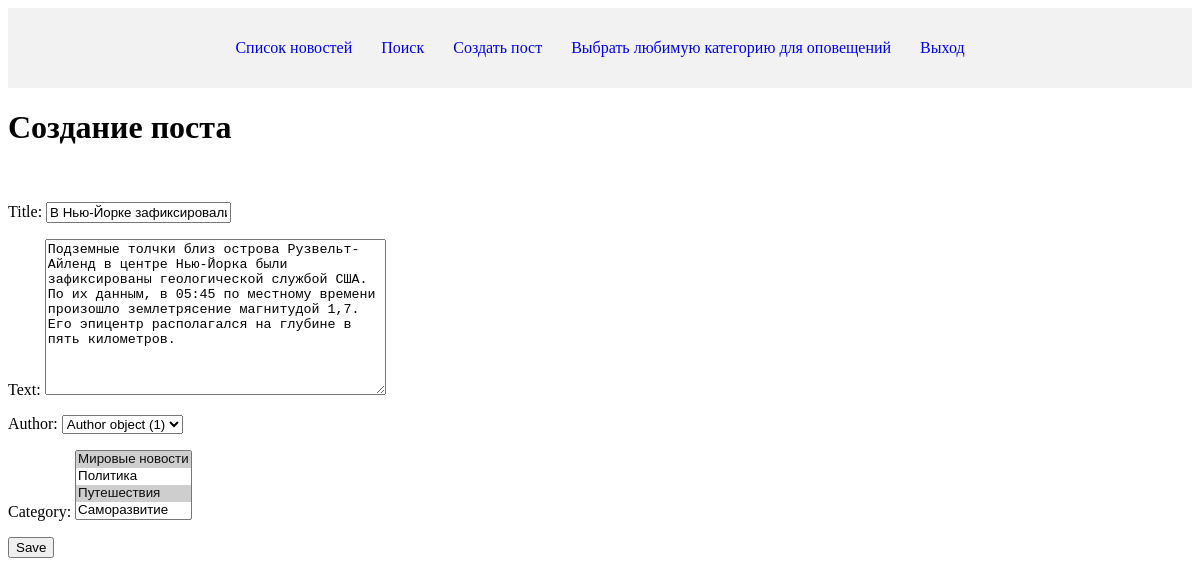
Before: /news/1/update/ (signed in) with the older database file.
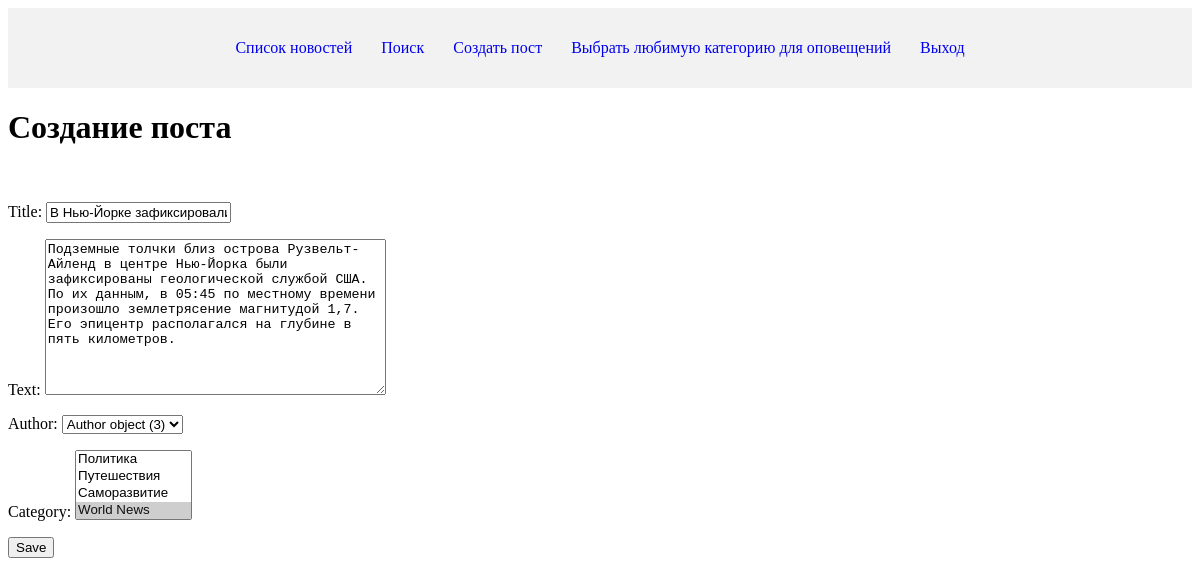
After: the same page with the newer database file.
### news/models.py (models this page shows, shortened)
class Post(models.Model):
    news = 'NW'  # значение такого вида будет записано в БД
    articles = 'AR'  # значение такого вида будет записано в БД
    POST_TYPES = [
        (news, "Новость"),
        (articles, "Статья")
    ]  # значения, которые будут переданы на пользовательский интерфейс
    author = models.ForeignKey(Author, on_delete=models.CASCADE)
    post_type = models.CharField(max_length=2, choices=POST_TYPES, default=news)
    date_of_creation = models.DateTimeField(auto_now_add=True)
    category = models.ManyToManyField(Category, through="PostCategory")
    title = models.CharField(max_length=255)
    text = models.TextField()
    rating = models.IntegerField(default=0)

### news/views.py (the view)
# urls.py: path('<int:pk>/update/', PostUpdate.as_view(), name='post_update'),
class PostUpdate(PermissionRequiredMixin, UpdateView):
    permission_required = ('news.change_post',)
    form_class = PostForm
    model = Post
    template_name = 'news/post_create.html'
    success_url = reverse_lazy('news_list')

### news/forms.py (shortened to what this page needs)
class PostForm(forms.ModelForm):
    class Meta:
        model = Post
        fields = ['title',
                  'text',
                  'author',
                  'category',
                  ]

### news/models.py (called while the page is built)
    def __str__(self):
        return self.name

### templates/news/post_create.html (shortened to what this page needs)
{% extends 'default.html' %}
{% block content %}
<h1>Создание поста</h1>
<br>
<form action="" method="post">
    {{ form.as_p }}
    <input type="submit" value="Save"/>
</form>
{% endblock content %}

Changed rows visible on the page:
changed Post "В Нью-Йорке зафиксировали землетрясение": author "Author object (1)" → "Author object (3)"
Other visible differences:
form field category: "Мировые новости ☑ / Политика / Путешествия ☑ / Саморазвитие" → "Политика / Путешествия / Саморазвитие / World News ☑"
